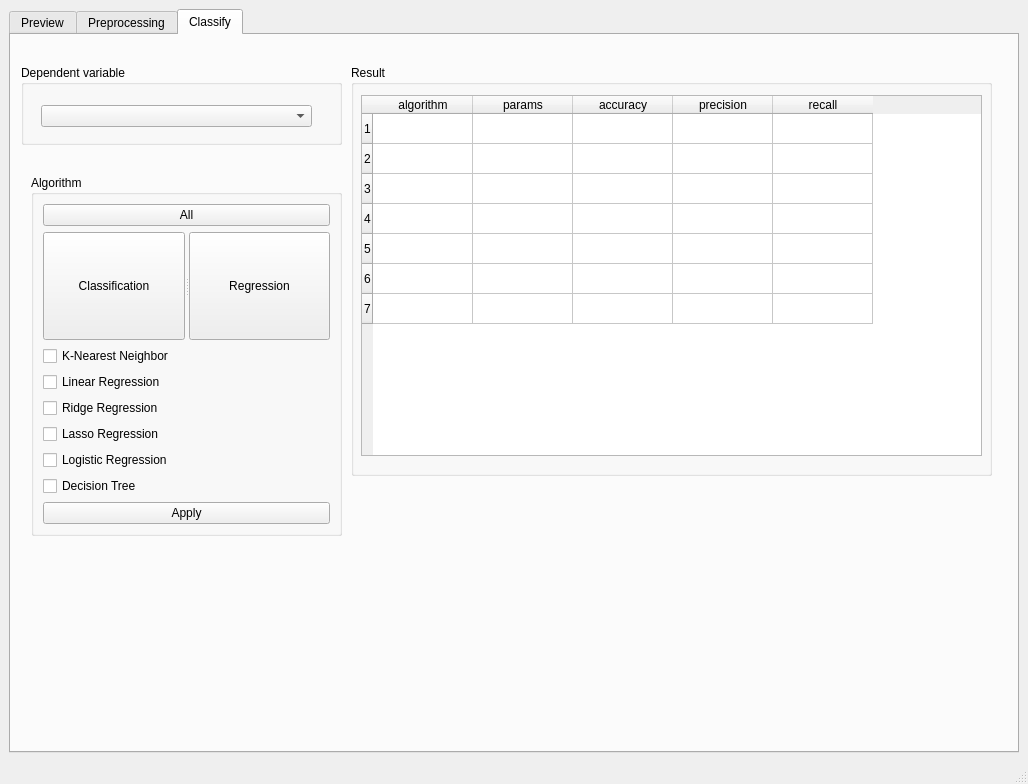
<?xml version="1.0" encoding="UTF-8"?>
<ui version="4.0">
 <class>MainWindow</class>
 <widget class="QMainWindow" name="MainWindow">
  <property name="geometry">
   <rect>
    <x>0</x>
    <y>0</y>
    <width>1028</width>
    <height>784</height>
   </rect>
  </property>
  <property name="windowTitle">
   <string>MainWindow</string>
  </property>
  <widget class="QWidget" name="centralwidget">
   <layout class="QHBoxLayout" name="horizontalLayout_2">
    <item>
     <widget class="QTabWidget" name="tabWidget">
      <property name="autoFillBackground">
       <bool>false</bool>
      </property>
      <property name="currentIndex">
       <number>2</number>
      </property>
      <widget class="QWidget" name="Preview">
       <attribute name="title">
        <string>Preview</string>
       </attribute>
       <widget class="QGroupBox" name="groupBox_2">
        <property name="geometry">
         <rect>
          <x>100</x>
          <y>10</y>
          <width>391</width>
          <height>131</height>
         </rect>
        </property>
        <property name="title">
         <string>Current relation</string>
        </property>
        <widget class="QWidget" name="gridLayoutWidget">
         <property name="geometry">
          <rect>
           <x>24</x>
           <y>30</y>
           <width>341</width>
           <height>80</height>
          </rect>
         </property>
         <layout class="QGridLayout" name="gridLayout">
          <item row="0" column="1">
           <widget class="QLabel" name="relation">
            <property name="text">
             <string>None</string>
            </property>
           </widget>
          </item>
          <item row="0" column="2">
           <widget class="QLabel" name="Attributes">
            <property name="text">
             <string>Attributes :</string>
            </property>
           </widget>
          </item>
          <item row="0" column="0">
           <widget class="QLabel" name="Relation">
            <property name="text">
             <string>Relation :</string>
            </property>
           </widget>
          </item>
          <item row="0" column="3">
           <widget class="QLabel" name="attributes">
            <property name="text">
             <string>None</string>
            </property>
           </widget>
          </item>
          <item row="1" column="0">
           <widget class="QLabel" name="Instances">
            <property name="text">
             <string>Instances :</string>
            </property>
           </widget>
          </item>
          <item row="1" column="1">
           <widget class="QLabel" name="instances">
            <property name="text">
             <string>None</string>
            </property>
           </widget>
          </item>
         </layout>
        </widget>
       </widget>
       <widget class="QGroupBox" name="groupBox_3">
        <property name="geometry">
         <rect>
          <x>20</x>
          <y>150</y>
          <width>280</width>
          <height>491</height>
         </rect>
        </property>
        <property name="title">
         <string>Attributes</string>
        </property>
        <layout class="QHBoxLayout" name="horizontalLayout">
         <item>
          <widget class="QListWidget" name="list"/>
         </item>
        </layout>
       </widget>
       <widget class="QGroupBox" name="groupBox_4">
        <property name="geometry">
         <rect>
          <x>510</x>
          <y>10</y>
          <width>451</width>
          <height>391</height>
         </rect>
        </property>
        <property name="title">
         <string>dataset</string>
        </property>
        <widget class="QListWidget" name="value">
         <property name="geometry">
          <rect>
           <x>20</x>
           <y>50</y>
           <width>161</width>
           <height>321</height>
          </rect>
         </property>
        </widget>
        <widget class="QLabel" name="label">
         <property name="geometry">
          <rect>
           <x>70</x>
           <y>20</y>
           <width>64</width>
           <height>15</height>
          </rect>
         </property>
         <property name="text">
          <string>Value</string>
         </property>
        </widget>
        <widget class="QTableWidget" name="des">
         <property name="geometry">
          <rect>
           <x>180</x>
           <y>50</y>
           <width>256</width>
           <height>321</height>
          </rect>
         </property>
        </widget>
        <widget class="QLabel" name="label_2">
         <property name="geometry">
          <rect>
           <x>260</x>
           <y>20</y>
           <width>64</width>
           <height>15</height>
          </rect>
         </property>
         <property name="text">
          <string>Statics</string>
         </property>
        </widget>
       </widget>
       <widget class="QPushButton" name="openbtn">
        <property name="geometry">
         <rect>
          <x>10</x>
          <y>50</y>
          <width>75</width>
          <height>41</height>
         </rect>
        </property>
        <property name="text">
         <string>Open File</string>
        </property>
       </widget>
       <widget class="QGroupBox" name="groupBox_6">
        <property name="geometry">
         <rect>
          <x>510</x>
          <y>420</y>
          <width>461</width>
          <height>251</height>
         </rect>
        </property>
        <property name="title">
         <string>distribution</string>
        </property>
        <widget class="QWidget" name="verticalLayoutWidget">
         <property name="geometry">
          <rect>
           <x>20</x>
           <y>29</y>
           <width>421</width>
           <height>201</height>
          </rect>
         </property>
         <layout class="QVBoxLayout" name="dis_graph"/>
        </widget>
       </widget>
      </widget>
      <widget class="QWidget" name="Preprocessing">
       <attribute name="title">
        <string>Preprocessing</string>
       </attribute>
       <widget class="QGroupBox" name="groupBox_8">
        <property name="geometry">
         <rect>
          <x>20</x>
          <y>450</y>
          <width>971</width>
          <height>231</height>
         </rect>
        </property>
        <property name="title">
         <string>Box plot</string>
        </property>
        <widget class="QWidget" name="verticalLayoutWidget_2">
         <property name="geometry">
          <rect>
           <x>-1</x>
           <y>19</y>
           <width>971</width>
           <height>211</height>
          </rect>
         </property>
         <layout class="QVBoxLayout" name="box_graph"/>
        </widget>
       </widget>
       <widget class="QGroupBox" name="groupBox_9">
        <property name="geometry">
         <rect>
          <x>80</x>
          <y>10</y>
          <width>361</width>
          <height>431</height>
         </rect>
        </property>
        <property name="title">
         <string>Missing value</string>
        </property>
        <widget class="QTableWidget" name="miss">
         <property name="geometry">
          <rect>
           <x>40</x>
           <y>41</y>
           <width>281</width>
           <height>371</height>
          </rect>
         </property>
         <column>
          <property name="text">
           <string>Coulmns</string>
          </property>
         </column>
         <column>
          <property name="text">
           <string>Missing</string>
          </property>
         </column>
        </widget>
       </widget>
       <widget class="QGroupBox" name="groupBox_10">
        <property name="geometry">
         <rect>
          <x>480</x>
          <y>100</y>
          <width>461</width>
          <height>80</height>
         </rect>
        </property>
        <property name="title">
         <string>Method</string>
        </property>
        <widget class="QWidget" name="layoutWidget">
         <property name="geometry">
          <rect>
           <x>20</x>
           <y>20</y>
           <width>431</width>
           <height>51</height>
          </rect>
         </property>
         <layout class="QHBoxLayout" name="horizontalLayout_3">
          <item>
           <widget class="QComboBox" name="method"/>
          </item>
          <item>
           <widget class="QPushButton" name="pushButton">
            <property name="text">
             <string>Apply</string>
            </property>
           </widget>
          </item>
         </layout>
        </widget>
       </widget>
       <widget class="QGroupBox" name="groupBox_11">
        <property name="geometry">
         <rect>
          <x>480</x>
          <y>210</y>
          <width>461</width>
          <height>80</height>
         </rect>
        </property>
        <property name="title">
         <string>K-fold</string>
        </property>
        <widget class="QWidget" name="layoutWidget_2">
         <property name="geometry">
          <rect>
           <x>20</x>
           <y>20</y>
           <width>431</width>
           <height>51</height>
          </rect>
         </property>
         <layout class="QHBoxLayout" name="horizontalLayout_4">
          <item>
           <widget class="QComboBox" name="k_fold"/>
          </item>
         </layout>
        </widget>
       </widget>
      </widget>
      <widget class="QWidget" name="Classify">
       <attribute name="title">
        <string>Classify</string>
       </attribute>
       <widget class="QGroupBox" name="groupBox">
        <property name="geometry">
         <rect>
          <x>20</x>
          <y>140</y>
          <width>311</width>
          <height>361</height>
         </rect>
        </property>
        <property name="title">
         <string>Algorithm</string>
        </property>
        <layout class="QVBoxLayout" name="verticalLayout">
         <item>
          <widget class="QPushButton" name="all_btn">
           <property name="text">
            <string>All</string>
           </property>
          </widget>
         </item>
         <item>
          <widget class="QSplitter" name="splitter">
           <property name="orientation">
            <enum>Qt::Horizontal</enum>
           </property>
           <widget class="QPushButton" name="classi_btn">
            <property name="text">
             <string>Classification</string>
            </property>
           </widget>
           <widget class="QPushButton" name="reg_btn">
            <property name="text">
             <string>Regression</string>
            </property>
           </widget>
          </widget>
         </item>
         <item>
          <widget class="QCheckBox" name="knn">
           <property name="text">
            <string>K-Nearest Neighbor</string>
           </property>
          </widget>
         </item>
         <item>
          <widget class="QCheckBox" name="lr">
           <property name="text">
            <string>Linear Regression</string>
           </property>
          </widget>
         </item>
         <item>
          <widget class="QCheckBox" name="ridge">
           <property name="text">
            <string>Ridge Regression</string>
           </property>
          </widget>
         </item>
         <item>
          <widget class="QCheckBox" name="lasso">
           <property name="text">
            <string>Lasso Regression</string>
           </property>
          </widget>
         </item>
         <item>
          <widget class="QCheckBox" name="logistic">
           <property name="text">
            <string>Logistic Regression</string>
           </property>
          </widget>
         </item>
         <item>
          <widget class="QCheckBox" name="tree">
           <property name="text">
            <string>Decision Tree</string>
           </property>
          </widget>
         </item>
         <item>
          <widget class="QPushButton" name="apply">
           <property name="text">
            <string>Apply</string>
           </property>
          </widget>
         </item>
        </layout>
       </widget>
       <widget class="QGroupBox" name="groupBox_5">
        <property name="geometry">
         <rect>
          <x>340</x>
          <y>30</y>
          <width>641</width>
          <height>411</height>
         </rect>
        </property>
        <property name="title">
         <string>Result</string>
        </property>
        <widget class="QTableWidget" name="result">
         <property name="geometry">
          <rect>
           <x>10</x>
           <y>30</y>
           <width>621</width>
           <height>361</height>
          </rect>
         </property>
         <property name="autoFillBackground">
          <bool>false</bool>
         </property>
         <property name="rowCount">
          <number>7</number>
         </property>
         <row/>
         <row/>
         <row/>
         <row/>
         <row/>
         <row/>
         <row/>
         <column>
          <property name="text">
           <string>algorithm</string>
          </property>
         </column>
         <column>
          <property name="text">
           <string>params</string>
          </property>
         </column>
         <column>
          <property name="text">
           <string>accuracy</string>
          </property>
         </column>
         <column>
          <property name="text">
           <string>precision</string>
          </property>
         </column>
         <column>
          <property name="text">
           <string>recall</string>
          </property>
         </column>
        </widget>
       </widget>
       <widget class="QGroupBox" name="groupBox_7">
        <property name="geometry">
         <rect>
          <x>10</x>
          <y>30</y>
          <width>321</width>
          <height>80</height>
         </rect>
        </property>
        <property name="title">
         <string>Dependent variable</string>
        </property>
        <widget class="QComboBox" name="comboBox">
         <property name="geometry">
          <rect>
           <x>20</x>
           <y>40</y>
           <width>271</width>
           <height>22</height>
          </rect>
         </property>
        </widget>
       </widget>
      </widget>
     </widget>
    </item>
   </layout>
  </widget>
  <widget class="QMenuBar" name="menubar">
   <property name="geometry">
    <rect>
     <x>0</x>
     <y>0</y>
     <width>1028</width>
     <height>26</height>
    </rect>
   </property>
  </widget>
  <widget class="QStatusBar" name="statusbar"/>
 </widget>
 <resources/>
 <connections>
  <connection>
   <sender>apply</sender>
   <signal>clicked()</signal>
   <receiver>MainWindow</receiver>
   <slot>apply_algo()</slot>
   <hints>
    <hint type="sourcelabel">
     <x>207</x>
     <y>549</y>
    </hint>
    <hint type="destinationlabel">
     <x>751</x>
     <y>-11</y>
    </hint>
   </hints>
  </connection>
  <connection>
   <sender>openbtn</sender>
   <signal>clicked()</signal>
   <receiver>MainWindow</receiver>
   <slot>openfile()</slot>
   <hints>
    <hint type="sourcelabel">
     <x>91</x>
     <y>119</y>
    </hint>
    <hint type="destinationlabel">
     <x>483</x>
     <y>-5</y>
    </hint>
   </hints>
  </connection>
  <connection>
   <sender>all_btn</sender>
   <signal>clicked()</signal>
   <receiver>MainWindow</receiver>
   <slot>algo_all()</slot>
   <hints>
    <hint type="sourcelabel">
     <x>238</x>
     <y>235</y>
    </hint>
    <hint type="destinationlabel">
     <x>339</x>
     <y>-16</y>
    </hint>
   </hints>
  </connection>
  <connection>
   <sender>classi_btn</sender>
   <signal>clicked()</signal>
   <receiver>MainWindow</receiver>
   <slot>algo_classi()</slot>
   <hints>
    <hint type="sourcelabel">
     <x>94</x>
     <y>332</y>
    </hint>
    <hint type="destinationlabel">
     <x>175</x>
     <y>-16</y>
    </hint>
   </hints>
  </connection>
  <connection>
   <sender>reg_btn</sender>
   <signal>clicked()</signal>
   <receiver>MainWindow</receiver>
   <slot>algo_reg()</slot>
   <hints>
    <hint type="sourcelabel">
     <x>281</x>
     <y>317</y>
    </hint>
    <hint type="destinationlabel">
     <x>531</x>
     <y>-19</y>
    </hint>
   </hints>
  </connection>
  <connection>
   <sender>pushButton</sender>
   <signal>clicked()</signal>
   <receiver>MainWindow</receiver>
   <slot>method_apply()</slot>
   <hints>
    <hint type="sourcelabel">
     <x>942</x>
     <y>219</y>
    </hint>
    <hint type="destinationlabel">
     <x>817</x>
     <y>-2</y>
    </hint>
   </hints>
  </connection>
 </connections>
 <slots>
  <slot>openfile()</slot>
  <slot>apply_algo()</slot>
  <slot>algo_all()</slot>
  <slot>algo_classi()</slot>
  <slot>algo_reg()</slot>
  <slot>method_apply()</slot>
  <slot>kfold_apply()</slot>
 </slots>
</ui>
